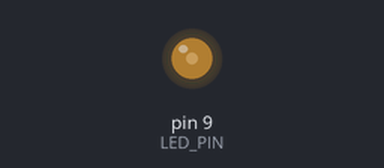
Simulated run of this sketch. Board: Arduino Uno, built with avr-gcc and run on an emulated ATmega328P. Shown: output pins drawn as LEDs (lit = HIGH).

Above: at 0.05 s.
At 0.75 s:
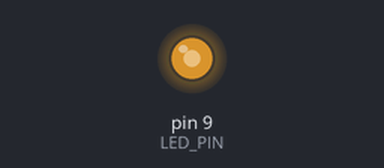
At 1.5 s:
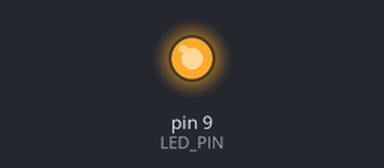
Timing chart, 0 to 3.5 s (numbered marks = the images above):
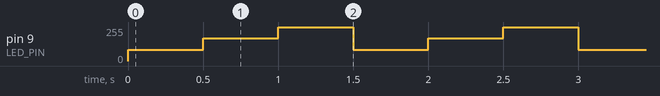

Measured:
- by itself, pin 9 (LED_PIN): repeats every 1.5 s: 170/255 0.50 s, 255/255 0.50 s, 85/255 0.50 s

The sketch:

DinamicBlinker.ino
```cpp
#define LED_PIN 9

void setup()
{
  pinMode(LED_PIN, OUTPUT);
}

void loop()
{
  analogWrite(LED_PIN, 85);
  delay(500);

  analogWrite(LED_PIN, 170);
  delay(500);

  digitalWrite(LED_PIN, 255);
  delay(500);
}
```
